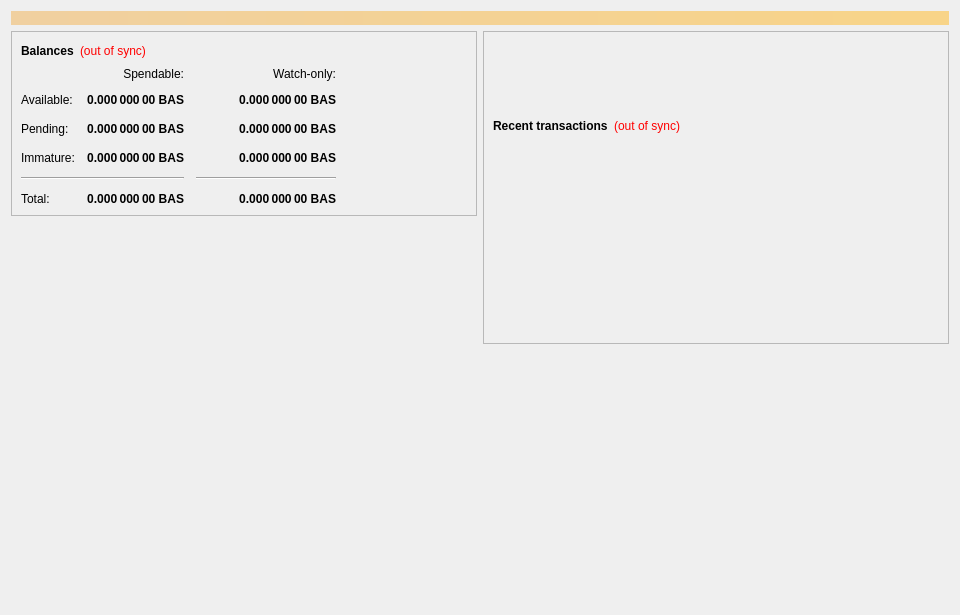
<?xml version="1.0" encoding="UTF-8"?>
<ui version="4.0">
 <class>OverviewPage</class>
 <widget class="QWidget" name="OverviewPage">
  <property name="geometry">
   <rect>
    <x>0</x>
    <y>0</y>
    <width>960</width>
    <height>615</height>
   </rect>
  </property>
  <property name="minimumSize">
   <size>
    <width>960</width>
    <height>0</height>
   </size>
  </property>
  <property name="windowTitle">
   <string>Form</string>
  </property>
  <layout class="QVBoxLayout" name="topLayout">
   <item>
    <widget class="QLabel" name="labelAlerts">
     <property name="visible">
      <bool>false</bool>
     </property>
     <property name="styleSheet">
      <string notr="true">background-color: qlineargradient(x1: 0, y1: 0, x2: 1, y2: 0, stop:0 #F0D0A0, stop:1 #F8D488); color:#000000;</string>
     </property>
     <property name="wordWrap">
      <bool>true</bool>
     </property>
     <property name="margin">
      <number>3</number>
     </property>
    </widget>
   </item>
   <item>
    <layout class="QHBoxLayout" name="horizontalLayout" stretch="1,1">
     <item>
      <layout class="QVBoxLayout" name="verticalLayout_2">
       <item>
        <widget class="QFrame" name="frame">
         <property name="frameShape">
          <enum>QFrame::StyledPanel</enum>
         </property>
         <property name="frameShadow">
          <enum>QFrame::Raised</enum>
         </property>
         <layout class="QVBoxLayout" name="verticalLayout_4">
          <item>
           <layout class="QHBoxLayout" name="horizontalLayout_4">
            <item>
             <widget class="QLabel" name="label_5">
              <property name="font">
               <font>
                <weight>75</weight>
                <bold>true</bold>
               </font>
              </property>
              <property name="text">
               <string>Balances</string>
              </property>
             </widget>
            </item>
            <item>
             <widget class="QLabel" name="labelWalletStatus">
              <property name="cursor">
               <cursorShape>WhatsThisCursor</cursorShape>
              </property>
              <property name="toolTip">
               <string>The displayed information may be out of date. Your wallet automatically synchronizes with the BaaS network after a connection is established, but this process has not completed yet.</string>
              </property>
              <property name="styleSheet">
               <string notr="true">QLabel { color: red; }</string>
              </property>
              <property name="text">
               <string notr="true">(out of sync)</string>
              </property>
              <property name="alignment">
               <set>Qt::AlignLeading|Qt::AlignLeft|Qt::AlignVCenter</set>
              </property>
             </widget>
            </item>
            <item>
             <spacer name="horizontalSpacer_3">
              <property name="orientation">
               <enum>Qt::Horizontal</enum>
              </property>
              <property name="sizeHint" stdset="0">
               <size>
                <width>40</width>
                <height>20</height>
               </size>
              </property>
             </spacer>
            </item>
           </layout>
          </item>
          <item>
           <layout class="QGridLayout" name="gridLayout">
            <property name="spacing">
             <number>12</number>
            </property>
            <item row="2" column="2">
             <widget class="QLabel" name="labelWatchPending">
              <property name="font">
               <font>
                <weight>75</weight>
                <bold>true</bold>
               </font>
              </property>
              <property name="cursor">
               <cursorShape>IBeamCursor</cursorShape>
              </property>
              <property name="toolTip">
               <string>Unconfirmed transactions to watch-only addresses</string>
              </property>
              <property name="text">
               <string notr="true">0.000 000 00 BAS</string>
              </property>
              <property name="alignment">
               <set>Qt::AlignRight|Qt::AlignTrailing|Qt::AlignVCenter</set>
              </property>
              <property name="textInteractionFlags">
               <set>Qt::LinksAccessibleByMouse|Qt::TextSelectableByKeyboard|Qt::TextSelectableByMouse</set>
              </property>
             </widget>
            </item>
            <item row="2" column="1">
             <widget class="QLabel" name="labelUnconfirmed">
              <property name="font">
               <font>
                <weight>75</weight>
                <bold>true</bold>
               </font>
              </property>
              <property name="cursor">
               <cursorShape>IBeamCursor</cursorShape>
              </property>
              <property name="toolTip">
               <string>Total of transactions that have yet to be confirmed, and do not yet count toward the spendable balance</string>
              </property>
              <property name="text">
               <string notr="true">0.000 000 00 BAS</string>
              </property>
              <property name="alignment">
               <set>Qt::AlignRight|Qt::AlignTrailing|Qt::AlignVCenter</set>
              </property>
              <property name="textInteractionFlags">
               <set>Qt::LinksAccessibleByMouse|Qt::TextSelectableByKeyboard|Qt::TextSelectableByMouse</set>
              </property>
             </widget>
            </item>
            <item row="3" column="2">
             <widget class="QLabel" name="labelWatchImmature">
              <property name="font">
               <font>
                <weight>75</weight>
                <bold>true</bold>
               </font>
              </property>
              <property name="cursor">
               <cursorShape>IBeamCursor</cursorShape>
              </property>
              <property name="toolTip">
               <string>Staked or masternode rewards in watch-only addresses that has not yet matured</string>
              </property>
              <property name="text">
               <string notr="true">0.000 000 00 BAS</string>
              </property>
              <property name="alignment">
               <set>Qt::AlignRight|Qt::AlignTrailing|Qt::AlignVCenter</set>
              </property>
              <property name="textInteractionFlags">
               <set>Qt::LinksAccessibleByMouse|Qt::TextSelectableByKeyboard|Qt::TextSelectableByMouse</set>
              </property>
             </widget>
            </item>
            <item row="4" column="0" colspan="2">
             <widget class="Line" name="lineSpendableBalance">
              <property name="orientation">
               <enum>Qt::Horizontal</enum>
              </property>
             </widget>
            </item>
            <item row="4" column="2">
             <widget class="Line" name="lineWatchBalance">
              <property name="sizePolicy">
               <sizepolicy hsizetype="Preferred" vsizetype="Fixed">
                <horstretch>0</horstretch>
                <verstretch>0</verstretch>
               </sizepolicy>
              </property>
              <property name="minimumSize">
               <size>
                <width>140</width>
                <height>0</height>
               </size>
              </property>
              <property name="orientation">
               <enum>Qt::Horizontal</enum>
              </property>
             </widget>
            </item>
            <item row="5" column="0">
             <widget class="QLabel" name="labelTotalText">
              <property name="text">
               <string>Total:</string>
              </property>
             </widget>
            </item>
            <item row="3" column="1">
             <widget class="QLabel" name="labelImmature">
              <property name="font">
               <font>
                <weight>75</weight>
                <bold>true</bold>
               </font>
              </property>
              <property name="cursor">
               <cursorShape>IBeamCursor</cursorShape>
              </property>
              <property name="toolTip">
               <string>Staked or masternode rewards that has not yet matured</string>
              </property>
              <property name="text">
               <string notr="true">0.000 000 00 BAS</string>
              </property>
              <property name="alignment">
               <set>Qt::AlignRight|Qt::AlignTrailing|Qt::AlignVCenter</set>
              </property>
              <property name="textInteractionFlags">
               <set>Qt::LinksAccessibleByMouse|Qt::TextSelectableByKeyboard|Qt::TextSelectableByMouse</set>
              </property>
             </widget>
            </item>
            <item row="2" column="3">
             <spacer name="horizontalSpacer_2">
              <property name="orientation">
               <enum>Qt::Horizontal</enum>
              </property>
              <property name="sizeHint" stdset="0">
               <size>
                <width>40</width>
                <height>20</height>
               </size>
              </property>
             </spacer>
            </item>
            <item row="3" column="0">
             <widget class="QLabel" name="labelImmatureText">
              <property name="text">
               <string>Immature:</string>
              </property>
             </widget>
            </item>
            <item row="5" column="1">
             <widget class="QLabel" name="labelTotal">
              <property name="font">
               <font>
                <weight>75</weight>
                <bold>true</bold>
               </font>
              </property>
              <property name="cursor">
               <cursorShape>IBeamCursor</cursorShape>
              </property>
              <property name="toolTip">
               <string>Your current total balance</string>
              </property>
              <property name="text">
               <string notr="true">0.000 000 00 BAS</string>
              </property>
              <property name="alignment">
               <set>Qt::AlignRight|Qt::AlignTrailing|Qt::AlignVCenter</set>
              </property>
              <property name="textInteractionFlags">
               <set>Qt::LinksAccessibleByMouse|Qt::TextSelectableByKeyboard|Qt::TextSelectableByMouse</set>
              </property>
             </widget>
            </item>
            <item row="5" column="2">
             <widget class="QLabel" name="labelWatchTotal">
              <property name="font">
               <font>
                <weight>75</weight>
                <bold>true</bold>
               </font>
              </property>
              <property name="cursor">
               <cursorShape>IBeamCursor</cursorShape>
              </property>
              <property name="toolTip">
               <string>Current total balance in watch-only addresses</string>
              </property>
              <property name="text">
               <string notr="true">0.000 000 00 BAS</string>
              </property>
              <property name="alignment">
               <set>Qt::AlignRight|Qt::AlignTrailing|Qt::AlignVCenter</set>
              </property>
              <property name="textInteractionFlags">
               <set>Qt::LinksAccessibleByMouse|Qt::TextSelectableByKeyboard|Qt::TextSelectableByMouse</set>
              </property>
             </widget>
            </item>
            <item row="0" column="2">
             <widget class="QLabel" name="labelWatchonly">
              <property name="text">
               <string>Watch-only:</string>
              </property>
              <property name="alignment">
               <set>Qt::AlignRight|Qt::AlignTrailing|Qt::AlignVCenter</set>
              </property>
             </widget>
            </item>
            <item row="1" column="0">
             <widget class="QLabel" name="labelBalanceText">
              <property name="text">
               <string>Available:</string>
              </property>
             </widget>
            </item>
            <item row="1" column="1">
             <widget class="QLabel" name="labelBalance">
              <property name="font">
               <font>
                <weight>75</weight>
                <bold>true</bold>
               </font>
              </property>
              <property name="cursor">
               <cursorShape>IBeamCursor</cursorShape>
              </property>
              <property name="toolTip">
               <string>Your current spendable balance</string>
              </property>
              <property name="text">
               <string notr="true">0.000 000 00 BAS</string>
              </property>
              <property name="alignment">
               <set>Qt::AlignRight|Qt::AlignTrailing|Qt::AlignVCenter</set>
              </property>
              <property name="textInteractionFlags">
               <set>Qt::LinksAccessibleByMouse|Qt::TextSelectableByKeyboard|Qt::TextSelectableByMouse</set>
              </property>
             </widget>
            </item>
            <item row="1" column="2">
             <widget class="QLabel" name="labelWatchAvailable">
              <property name="font">
               <font>
                <weight>75</weight>
                <bold>true</bold>
               </font>
              </property>
              <property name="cursor">
               <cursorShape>IBeamCursor</cursorShape>
              </property>
              <property name="toolTip">
               <string>Your current balance in watch-only addresses</string>
              </property>
              <property name="text">
               <string notr="true">0.000 000 00 BAS</string>
              </property>
              <property name="alignment">
               <set>Qt::AlignRight|Qt::AlignTrailing|Qt::AlignVCenter</set>
              </property>
              <property name="textInteractionFlags">
               <set>Qt::LinksAccessibleByMouse|Qt::TextSelectableByKeyboard|Qt::TextSelectableByMouse</set>
              </property>
             </widget>
            </item>
            <item row="2" column="0">
             <widget class="QLabel" name="labelPendingText">
              <property name="text">
               <string>Pending:</string>
              </property>
             </widget>
            </item>
            <item row="0" column="1">
             <widget class="QLabel" name="labelSpendable">
              <property name="text">
               <string>Spendable:</string>
              </property>
              <property name="alignment">
               <set>Qt::AlignRight|Qt::AlignTrailing|Qt::AlignVCenter</set>
              </property>
             </widget>
            </item>
           </layout>
          </item>
         </layout>
        </widget>
       </item>
       <item>
        <spacer name="verticalSpacer">
         <property name="orientation">
          <enum>Qt::Vertical</enum>
         </property>
         <property name="sizeHint" stdset="0">
          <size>
           <width>20</width>
           <height>40</height>
          </size>
         </property>
        </spacer>
       </item>
      </layout>
     </item>
     <item>
      <layout class="QVBoxLayout" name="verticalLayout_3">
       <item>
        <widget class="QFrame" name="frame_2">
         <property name="frameShape">
          <enum>QFrame::StyledPanel</enum>
         </property>
         <property name="frameShadow">
          <enum>QFrame::Raised</enum>
         </property>
         <layout class="QVBoxLayout" name="verticalLayout">
          <item>
           <spacer name="verticalSpacer_3">
            <property name="orientation">
             <enum>Qt::Vertical</enum>
            </property>
            <property name="sizeType">
             <enum>QSizePolicy::Fixed</enum>
            </property>
            <property name="sizeHint" stdset="0">
             <size>
              <width>20</width>
              <height>75</height>
             </size>
            </property>
           </spacer>
          </item>
          <item>
           <layout class="QHBoxLayout" name="horizontalLayout_2">
            <item>
             <widget class="QLabel" name="label_4">
              <property name="font">
               <font>
                <weight>75</weight>
                <bold>true</bold>
               </font>
              </property>
              <property name="text">
               <string>Recent transactions</string>
              </property>
             </widget>
            </item>
            <item>
             <widget class="QLabel" name="labelTransactionsStatus">
              <property name="cursor">
               <cursorShape>WhatsThisCursor</cursorShape>
              </property>
              <property name="toolTip">
               <string>The displayed information may be out of date. Your wallet automatically synchronizes with the BaaS network after a connection is established, but this process has not completed yet.</string>
              </property>
              <property name="styleSheet">
               <string notr="true">QLabel { color: red; }</string>
              </property>
              <property name="text">
               <string notr="true">(out of sync)</string>
              </property>
              <property name="alignment">
               <set>Qt::AlignRight|Qt::AlignTrailing|Qt::AlignVCenter</set>
              </property>
             </widget>
            </item>
            <item>
             <spacer name="horizontalSpacer">
              <property name="orientation">
               <enum>Qt::Horizontal</enum>
              </property>
              <property name="sizeHint" stdset="0">
               <size>
                <width>40</width>
                <height>20</height>
               </size>
              </property>
             </spacer>
            </item>
           </layout>
          </item>
          <item>
           <widget class="QListView" name="listTransactions">
            <property name="styleSheet">
             <string notr="true">QListView { background: transparent; }</string>
            </property>
            <property name="frameShape">
             <enum>QFrame::NoFrame</enum>
            </property>
            <property name="verticalScrollBarPolicy">
             <enum>Qt::ScrollBarAlwaysOff</enum>
            </property>
            <property name="horizontalScrollBarPolicy">
             <enum>Qt::ScrollBarAlwaysOff</enum>
            </property>
            <property name="selectionMode">
             <enum>QAbstractItemView::NoSelection</enum>
            </property>
           </widget>
          </item>
         </layout>
        </widget>
       </item>
       <item>
        <spacer name="verticalSpacer_2">
         <property name="orientation">
          <enum>Qt::Vertical</enum>
         </property>
         <property name="sizeType">
          <enum>QSizePolicy::Expanding</enum>
         </property>
         <property name="sizeHint" stdset="0">
          <size>
           <width>20</width>
           <height>40</height>
          </size>
         </property>
        </spacer>
       </item>
      </layout>
     </item>
    </layout>
   </item>
  </layout>
 </widget>
 <resources/>
 <connections/>
</ui>
